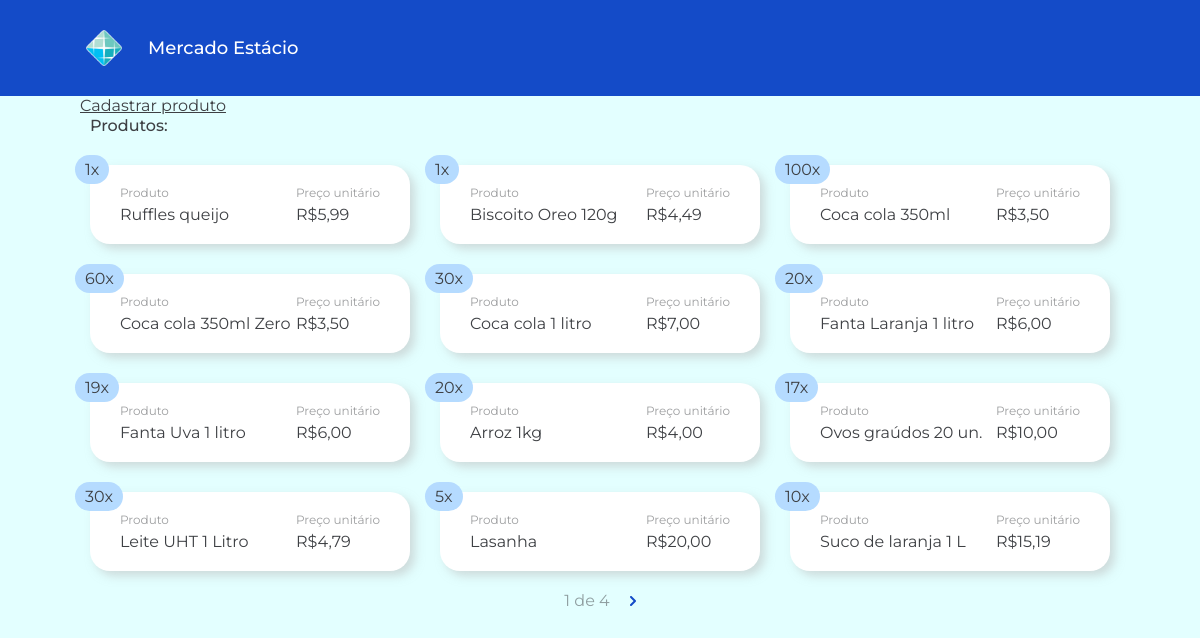
The app's page /mercado/ with its own data.
### app_mercado/models.py (models this page shows, shortened)
class Produto(models.Model):
    prod_desc = models.CharField(max_length=200)
    data_reg = models.DateTimeField('data registro')
    valor = models.DecimalField(decimal_places=2, max_digits=5)
    quantidade = models.IntegerField(default=1)
    def obterValorFormatado(self):
        return str(self.valor).replace(".",",")

### app_mercado/views.py (the view)
# urls.py: path('', views.index, name='index'),
def index(request):
    lista_produtos = Produto.objects.all()
    paginator = Paginator(lista_produtos, 12)
    page = request.GET.get('pagina')
    lista_paginada = paginator.get_page(page)
    dados = {
        'lista_produtos' : lista_paginada,
    }
    template = loader.get_template('home/index.html')
    return HttpResponse(template.render(dados, request))

### app_mercado/templates/home/index.html (shortened to what this page needs)
<!DOCTYPE html>
{% load static %}
<html lang="pt-br">
<head>
    <link rel="stylesheet" href="{% static 'styles/home.css' %}">
</head>
<body>
    <header>
        <div class="logo-container">
            <img src="{% static 'assets/logo_estacio.png' %}" alt="logo" class="logo">
            <h1>Mercado Estácio</h1>
        </div>
        <a href="cadastrar">
            <div class="btn-cadastro">Cadastrar produto</div>
        </a>
    </header>
    <main>
        <h4>Produtos:</h4>
        {% if lista_produtos %}
        <div class="produtos-container">
            {% for produto in lista_produtos %}
            <div class="card-produto">
                <div class="card-quantidade">
                    {{ produto.quantidade }}x
                </div>
                <div class="card-descricao">
                    <div class="card-label">Produto</div>
                    <div class="card-valor">{{ produto.prod_desc }}</div>
                </div>
                <div class="card-preco">
                    <div class="card-label">Preço unitário</div>
                    <div class="card-valor">R${{ produto.obterValorFormatado }}</div>
                </div>
            </div>
            {% endfor %}
        </div>
        <div class="paginacao">
            <span class="pagina-atual">{{ lista_produtos.number }} de {{ lista_produtos.paginator.num_pages }}</span>
            {% if lista_produtos.has_next %}
            <a href="?pagina={{ lista_produtos.next_page_number }}">
                <div class="btn-paginacao">
                    <img src="{% static 'assets/next_icon.svg' %}">
                </div>
            </a>
            {% endif %}
        </div>
        {% else %}
        <h4>Sem produtos registrados.</h4>
        {% endif %}
    </main>
</body>
</html>

### app_mercado/static/styles/home.css (style rules this page uses)
:root { --cor-azul-primario: #144BC8; --cor-azul-chip: #B5DBFF; --cor-fonte-primaria: #3E4044; --espacamento: 20px; --radius: 20px; --fonte-grande: 20px; --fonte-padrao: 16px; --fonte-pequena: 12px; }
body { margin: 0; padding: 0; height: 100vh; width: 100vw; overflow-x: hidden; position: static; background-color: rgb(227, 255, 255); }
* { font-family: 'Montserrat', 'Verdana'; box-sizing: border-box; color: var(--cor-fonte-primaria); }
h1, h2, h3, h4, h5, h6 { margin: 0; padding: 0; display: inline-block; font-weight: 500; }
header { height: 12%; background-color: var(--cor-azul-primario); position: sticky; top: 0; z-index: 1; padding: 0 80px; }
.logo-container { height: 100%; width: 100%; display: flex; flex-direction: row; align-items: center; }
.logo { height: 3em; margin-right: var(--espacamento); }
.logo-container h1 { color: #ffffff; font-size: large; }
main { padding: 20px 90px; width: 100%; display: flex; flex-direction: column; justify-content: center; align-items: center; }
main h4 { align-self: start; }
.produtos-container { height: 90%; width: 100%; margin-top: 30px; display: grid; grid-template-columns: 1fr 1fr 1fr; gap: 30px; }
.card-produto { background-color: #fff; border-radius: var(--radius); box-shadow: 5px 5px 10px rgba(185, 185, 185, 0.5); padding: 20px 30px; display: flex; flex-direction: row; justify-content: space-between; position: relative; }
.card-quantidade { position: absolute; top: -10px; left: -15px; background-color: var(--cor-azul-chip); padding: 5px 10px; border-radius: var(--radius); }
.card-label { color: var(--cor-fonte-primaria); opacity: .5; font-size: var(--fonte-pequena); }
.card-valor { margin-top: 5px; font-size: var(--fonte-padrao); word-break: break-all; }
.paginacao { margin-top: var(--espacamento); display: flex; flex-direction: row; gap: 20px; }
.pagina-atual { color: var(--cor-fonte-primaria); opacity: .5; }

### records on screen
Produto: quantidade "1", prod_desc "Ruffles queijo", obterValorFormatado "5,99"
Produto: quantidade "1", prod_desc "Biscoito Oreo 120g", obterValorFormatado "4,49"
Produto: quantidade "100", prod_desc "Coca cola 350ml", obterValorFormatado "3,50"
Produto: quantidade "60", prod_desc "Coca cola 350ml Zero", obterValorFormatado "3,50"
Produto: quantidade "30", prod_desc "Coca cola 1 litro", obterValorFormatado "7,00"
Produto: quantidade "20", prod_desc "Fanta Laranja 1 litro", obterValorFormatado "6,00"
Produto: quantidade "19", prod_desc "Fanta Uva 1 litro", obterValorFormatado "6,00"
Produto: quantidade "20", prod_desc "Arroz 1kg", obterValorFormatado "4,00"
Produto: quantidade "17", prod_desc "Ovos graúdos 20 un.", obterValorFormatado "10,00"
Produto: quantidade "30", prod_desc "Leite UHT 1 Litro", obterValorFormatado "4,79"
Produto: quantidade "5", prod_desc "Lasanha", obterValorFormatado "20,00"
Produto: quantidade "10", prod_desc "Suco de laranja 1 L", obterValorFormatado "15,19"

### other values on screen
{{ lista_produtos.number }} "1"
{{ lista_produtos.paginator.num_pages }} "4"
